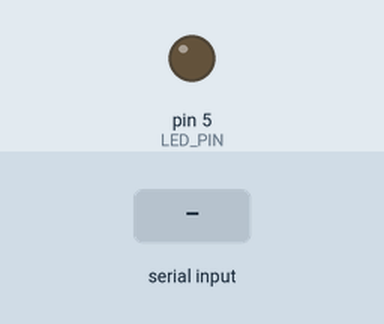
Simulated run of this sketch. Board: Arduino Uno, built with avr-gcc and run on an emulated ATmega328P. Parts: output pins drawn as LEDs (lit = HIGH). Inputs (shaded band) come from the test bench. What the sketch prints to the serial monitor is not drawn.

Above: at 1.2 s.
1.3 s: "1" received over the second serial link
At 2.2 s:
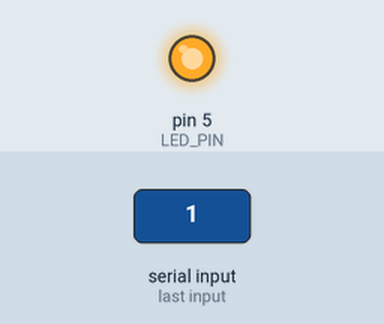
2.8 s: "0" received over the second serial link
At 3.4 s:
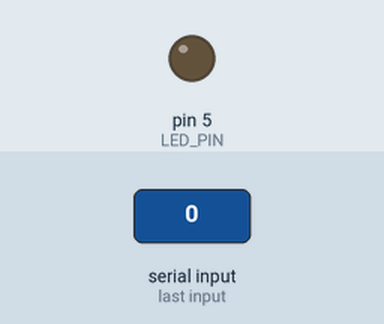
Timing chart, 0 to 5.8 s (numbered marks = the images above; inputs shaded):
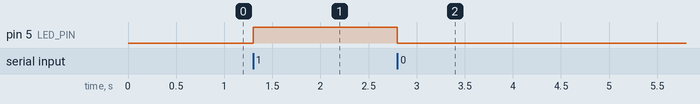

Measured:
- after the input at 1.3 s, pin 5 (LED_PIN): LOW → HIGH at once
- after the input at 2.8 s, pin 5 (LED_PIN): HIGH → LOW at once

The sketch:

BluetoothLELed.ino
```cpp
#include <SoftwareSerial.h>
#define LED_PIN 5
SoftwareSerial HM10(10, 11); // RX | TX

void setup()
{
  pinMode(LED_PIN, OUTPUT);
  Serial.begin(9600);
  HM10.begin(9600);
  Serial.println("Connected to HM-10");
}

void loop()
{
  if (HM10.available()) {
    char val = HM10.read();
    if(val == '1') {
      digitalWrite(LED_PIN, HIGH);
    } else if(val == '0') {
      digitalWrite(LED_PIN, LOW);
    }
  }
}
```
